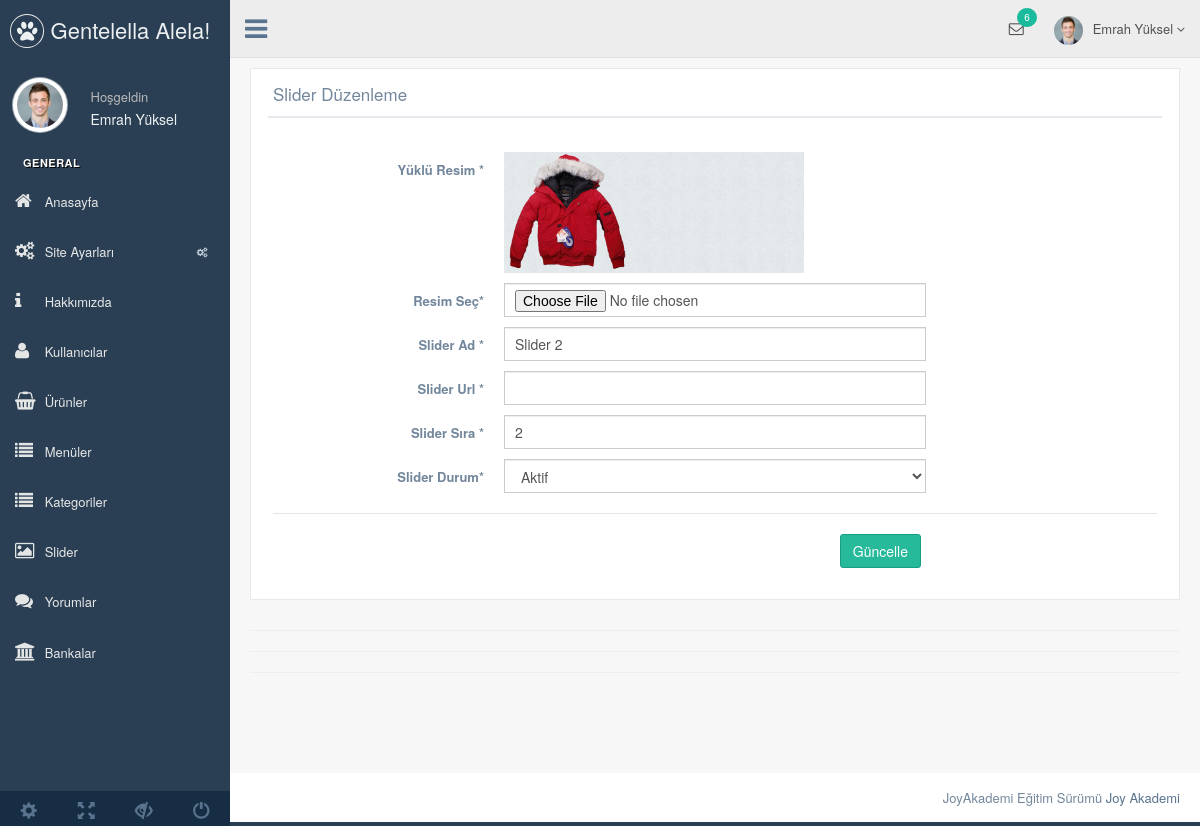
Screenshot of /nedmin/production/slider-duzenle.php?slider_id=4 (signed in) with the database file from the repository.
### tables this page shows
CREATE TABLE IF NOT EXISTS `kullanici` (
  `kullanici_id` int(11) NOT NULL AUTO_INCREMENT,
  `kullanici_zaman` datetime NOT NULL DEFAULT CURRENT_TIMESTAMP,
  `kullanici_resim` varchar(250) NOT NULL,
  `kullanici_tc` varchar(50) NOT NULL,
  `kullanici_ad` varchar(50) NOT NULL,
  `kullanici_mail` varchar(100) NOT NULL,
  `kullanici_gsm` varchar(50) NOT NULL,
  `kullanici_password` varchar(50) NOT NULL,
  `kullanici_adsoyad` varchar(50) NOT NULL,
  `kullanici_adres` varchar(250) NOT NULL,
  `kullanici_il` varchar(100) NOT NULL,
  `kullanici_ilce` varchar(100) NOT NULL,
  `kullanici_unvan` varchar(100) NOT NULL,
  `kullanici_yetki` varchar(50) NOT NULL,
  `kullanici_durum` int(1) NOT NULL DEFAULT '1',
  PRIMARY KEY (`kullanici_id`)
);

CREATE TABLE IF NOT EXISTS `slider` (
  `slider_id` int(11) NOT NULL AUTO_INCREMENT,
  `slider_ad` varchar(100) NOT NULL,
  `slider_resimyol` varchar(250) NOT NULL,
  `slider_sira` int(2) NOT NULL,
  `slider_link` varchar(250) NOT NULL,
  `slider_durum` enum('0','1') NOT NULL DEFAULT '1',
  PRIMARY KEY (`slider_id`)
);

### nedmin/production/slider-duzenle.php (the view, shortened to what this page needs)
<?php
include 'header.php';
$slidersor=$db->prepare("SELECT * FROM slider where slider_id=:id");
$slidersor->execute(array(
  'id' => $_GET['slider_id']
  ));
$slidercek=$slidersor->fetch(PDO::FETCH_ASSOC);
?>
<div class="right_col" role="main">
  <div class="">
    <div class="row">
      <div class="col-md-12 col-sm-12 col-xs-12">
        <div class="x_panel">
          <div class="x_title">
            <h2>Slider Düzenleme </h2>
            <div class="clearfix"></div>
          </div>
          <div class="x_content">
            <br />
            <form action="../netting/islem.php" method="POST" enctype="multipart/form-data" id="demo-form2" data-parsley-validate class="form-horizontal form-label-left">
              <div class="form-group">
                <label class="control-label col-md-3 col-sm-3 col-xs-12" for="first-name">Yüklü Resim <span class="required">*</span>
                </label>
                <div class="col-md-6 col-sm-6 col-xs-12">
                  <img width="300" src="../../<?php echo $slidercek['slider_resimyol']; ?>">
                </div>
              </div>
              <div class="form-group">
                <label class="control-label col-md-3 col-sm-3 col-xs-12" for="first-name">Resim Seç<span class="required">*</span>
                </label>
                <div class="col-md-6 col-sm-6 col-xs-12">
                  <input type="file" id="first-name"  name="slider_resimyol"  class="form-control col-md-7 col-xs-12">
                </div>
              </div>
              <div class="form-group">
                <label class="control-label col-md-3 col-sm-3 col-xs-12" for="first-name">Slider Ad <span class="required">*</span>
                </label>
                <div class="col-md-6 col-sm-6 col-xs-12">
                  <input type="text" id="first-name" name="slider_ad"  required="required" value="<?php echo $slidercek['slider_ad'] ?>" class="form-control col-md-7 col-xs-12">
                </div>
              </div>
              <div class="form-group">
                <label class="control-label col-md-3 col-sm-3 col-xs-12" for="first-name">Slider Url <span class="required">*</span>
                </label>
                <div class="col-md-6 col-sm-6 col-xs-12">
                  <input type="text" id="first-name" name="slider_link"   value="<?php echo $slidercek['slider_link'] ?>" class="form-control col-md-7 col-xs-12">
                </div>
              </div>
              <div class="form-group">
                <label class="control-label col-md-3 col-sm-3 col-xs-12" for="first-name">Slider Sıra <span class="required">*</span>
                </label>
                <div class="col-md-6 col-sm-6 col-xs-12">
                  <input type="text" id="first-name" name="slider_sira"  required="required" value="<?php echo $slidercek['slider_sira'] ?>"  class="form-control col-md-7 col-xs-12">
                </div>
              </div>
              <div class="form-group">
                <label class="control-label col-md-3 col-sm-3 col-xs-12" for="first-name">Slider Durum<span class="required">*</span>
                </label>
                <div class="col-md-6 col-sm-6 col-xs-12">
                 <select id="heard" class="form-control" name="slider_durum" required>
                  <option value="1" <?php echo $slidercek['slider_durum'] == '1' ? 'selected=""' : ''; ?>>Aktif</option>
                </select>
              </div>
            </div>
            <div class="ln_solid"></div>
            <div class="form-group">
              <div align="right" class="col-md-6 col-sm-6 col-xs-12 col-md-offset-3">
                <button type="submit" name="sliderduzenle" class="btn btn-success">Güncelle</button>
              </div>
            </div>
          </form>
        </div>
      </div>
    </div>
  </div>
  <hr>
  <hr>
  <hr>
</div>
</div>
<?php include 'footer.php'; ?>

### nedmin/production/header.php (shortened to what this page needs)
<?php
include '../netting/baglan.php';
$kullanicisor=$db->prepare("SELECT * FROM kullanici where kullanici_mail=:mail");
$kullanicisor->execute(array(
  'mail' => $_SESSION['kullanici_mail']
  ));
$kullanicicek=$kullanicisor->fetch(PDO::FETCH_ASSOC);
?>
<!DOCTYPE html>
<html lang="en">
<head>
  <link href="../vendors/bootstrap/dist/css/bootstrap.min.css" rel="stylesheet">
  <link href="../vendors/font-awesome/css/font-awesome.min.css" rel="stylesheet">
  <link href="../vendors/nprogress/nprogress.css" rel="stylesheet">
  <link href="../vendors/iCheck/skins/flat/green.css" rel="stylesheet">
  <link href="../vendors/datatables.net-bs/css/dataTables.bootstrap.min.css" rel="stylesheet">
  <link href="../vendors/datatables.net-buttons-bs/css/buttons.bootstrap.min.css" rel="stylesheet">
  <link href="../vendors/datatables.net-fixedheader-bs/css/fixedHeader.bootstrap.min.css" rel="stylesheet">
  <link href="../vendors/datatables.net-responsive-bs/css/responsive.bootstrap.min.css" rel="stylesheet">
  <link href="../vendors/datatables.net-scroller-bs/css/scroller.bootstrap.min.css" rel="stylesheet">
  <link href="../vendors/dropzone/dist/min/dropzone.min.css" rel="stylesheet">
  <link href="../build/css/custom.min.css" rel="stylesheet">
</head>
<body class="nav-md">
  <div class="container body">
    <div class="main_container">
      <div class="col-md-3 left_col">
        <div class="left_col scroll-view">
          <div class="navbar nav_title" style="border: 0;">
            <a href="index.html" class="site_title"><i class="fa fa-paw"></i> <span>Gentelella Alela!</span></a>
          </div>
          <div class="profile clearfix">
            <div class="profile_pic">
              <img src="images/img.jpg" alt="..." class="img-circle profile_img">
            </div>
            <div class="profile_info">
              <span>Hoşgeldin</span>
              <h2><?php echo $kullanicicek['kullanici_adsoyad'] ?></h2>
            </div>
          </div>
          <br />
          <div id="sidebar-menu" class="main_menu_side hidden-print main_menu">
            <div class="menu_section">
              <h3>General</h3>
              <ul class="nav side-menu">
                <li><a href="index.php"><i class="fa fa-home"></i> Anasayfa </a></li>
                <li><a><i class="fa fa-cogs"></i> Site Ayarları <span class="fa fa-cogs"></span></a>
             </li>
             <li><a href="hakkimizda.php"><i class="fa fa-info"></i> Hakkımızda </a></li>
             <li><a href="kullanici.php"><i class="fa fa-user"></i> Kullanıcılar </a></li>
             <li><a href="urun.php"><i class="fa fa-shopping-basket"></i> Ürünler </a></li>
             <li><a href="menu.php"><i class="fa fa-list"></i> Menüler </a></li>
             <li><a href="kategori.php"><i class="fa fa-list"></i> Kategoriler </a></li>
             <li><a href="slider.php"><i class="fa fa-image"></i> Slider </a></li>
             <li><a href="yorum.php"><i class="fa fa-comments"></i> Yorumlar </a></li>
             <li><a href="banka.php"><i class="fa fa-bank"></i> Bankalar </a></li>
           </ul>
         </div>
       </div>
       <div class="sidebar-footer hidden-small">
        <a data-toggle="tooltip" data-placement="top" title="Settings">
          <span class="glyphicon glyphicon-cog" aria-hidden="true"></span>
        </a>
        <a data-toggle="tooltip" data-placement="top" title="FullScreen">
          <span class="glyphicon glyphicon-fullscreen" aria-hidden="true"></span>
        </a>
        <a data-toggle="tooltip" data-placement="top" title="Lock">
          <span class="glyphicon glyphicon-eye-close" aria-hidden="true"></span>
        </a>
        <a data-toggle="tooltip" data-placement="top" title="Logout">
          <span class="glyphicon glyphicon-off" aria-hidden="true"></span>
        </a>
      </div>
    </div>
  </div>
  <div class="top_nav">
    <div class="nav_menu">
      <nav>
        <div class="nav toggle">
          <a id="menu_toggle"><i class="fa fa-bars"></i></a>
        </div>
        <ul class="nav navbar-nav navbar-right">
          <li class="">
            <a href="javascript:;" class="user-profile dropdown-toggle" data-toggle="dropdown" aria-expanded="false">
              <img src="images/img.jpg" alt=""><?php echo $kullanicicek['kullanici_adsoyad'] ?>
              <span class=" fa fa-angle-down"></span>
            </a>
          </li>
          <li role="presentation" class="dropdown">
            <a href="javascript:;" class="dropdown-toggle info-number" data-toggle="dropdown" aria-expanded="false">
              <i class="fa fa-envelope-o"></i>
              <span class="badge bg-green">6</span>
            </a>
          </li>
        </ul>
      </nav>
    </div>
  </div>

### rows the page displays
kullanici: kullanici_adsoyad "Emrah Yüksel"
slider: slider_resimyol (picture), slider_ad "Slider 2", slider_sira "2", slider_durum "Aktif"
